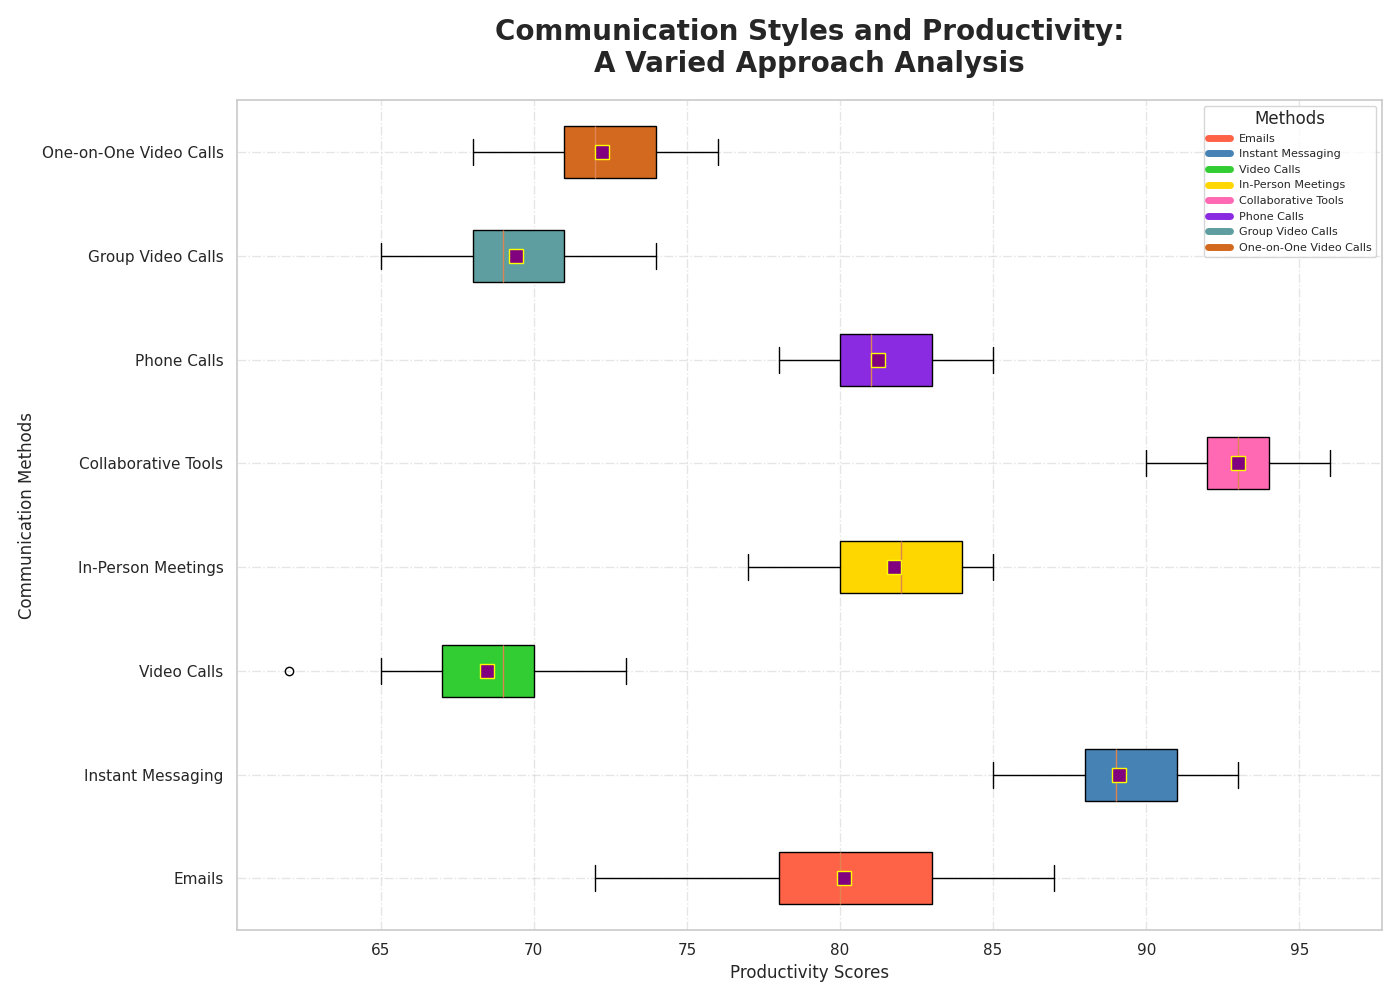

The script that drew this image:
import matplotlib.pyplot as plt

communication_methods = [
    'Emails', 'Instant Messaging', 'Video Calls', 'In-Person Meetings', 
    'Collaborative Tools', 'Phone Calls', 'Group Video Calls', 'One-on-One Video Calls'
]

productivity_scores = [
    [72, 75, 78, 80, 83, 85, 87, 78, 80, 82, 79, 81, 84, 76, 80, 83, 79],
    [88, 89, 90, 92, 87, 91, 90, 93, 91, 87, 85, 88, 86, 89, 91, 90, 88],
    [62, 65, 68, 71, 69, 67, 70, 73, 68, 66, 70, 67, 69, 68, 72, 70, 69],
    [77, 80, 82, 83, 81, 84, 85, 79, 82, 84, 78, 81, 80, 83, 85, 84, 82],
    [91, 92, 94, 95, 93, 90, 96, 92, 94, 93, 91, 94, 95, 92, 94, 92, 93],
    [78, 80, 82, 81, 85, 83, 79, 80, 82, 81, 84, 85, 78, 80, 79, 81, 83],
    [65, 68, 70, 74, 69, 66, 73, 71, 69, 66, 70, 67, 72, 70, 68, 69, 73],
    [68, 71, 73, 76, 72, 70, 75, 74, 72, 69, 71, 69, 74, 72, 76, 75, 71]
]

plt.figure(figsize=(14, 10))
box = plt.boxplot(
    productivity_scores,
    patch_artist=True,
    labels=communication_methods,
    notch=False,
    vert=False,  # Change to horizontal box plot
    showmeans=True,
    meanprops={"marker": "s", "markerfacecolor": "purple", "markeredgecolor": "yellow", "markersize": 10}
)

colors = ['#FF6347', '#4682B4', '#32CD32', '#FFD700', '#FF69B4', '#8A2BE2', '#5F9EA0', '#D2691E']
for patch, color in zip(box['boxes'], colors):
    patch.set_facecolor(color)

plt.title(
    'Communication Styles and Productivity:\nA Varied Approach Analysis', 
    fontsize=20, fontweight='bold', pad=20
)
plt.xlabel('Productivity Scores', fontsize=12)  # Change label position
plt.ylabel('Communication Methods', fontsize=12)  # Change label position

plt.grid(linestyle='-.', alpha=0.5)

handles = [plt.Line2D([0], [0], color=color, lw=5, linestyle='-') for color in colors]
plt.legend(handles, communication_methods, title='Methods', loc='upper right', fontsize=8)

plt.tight_layout()
plt.show()
